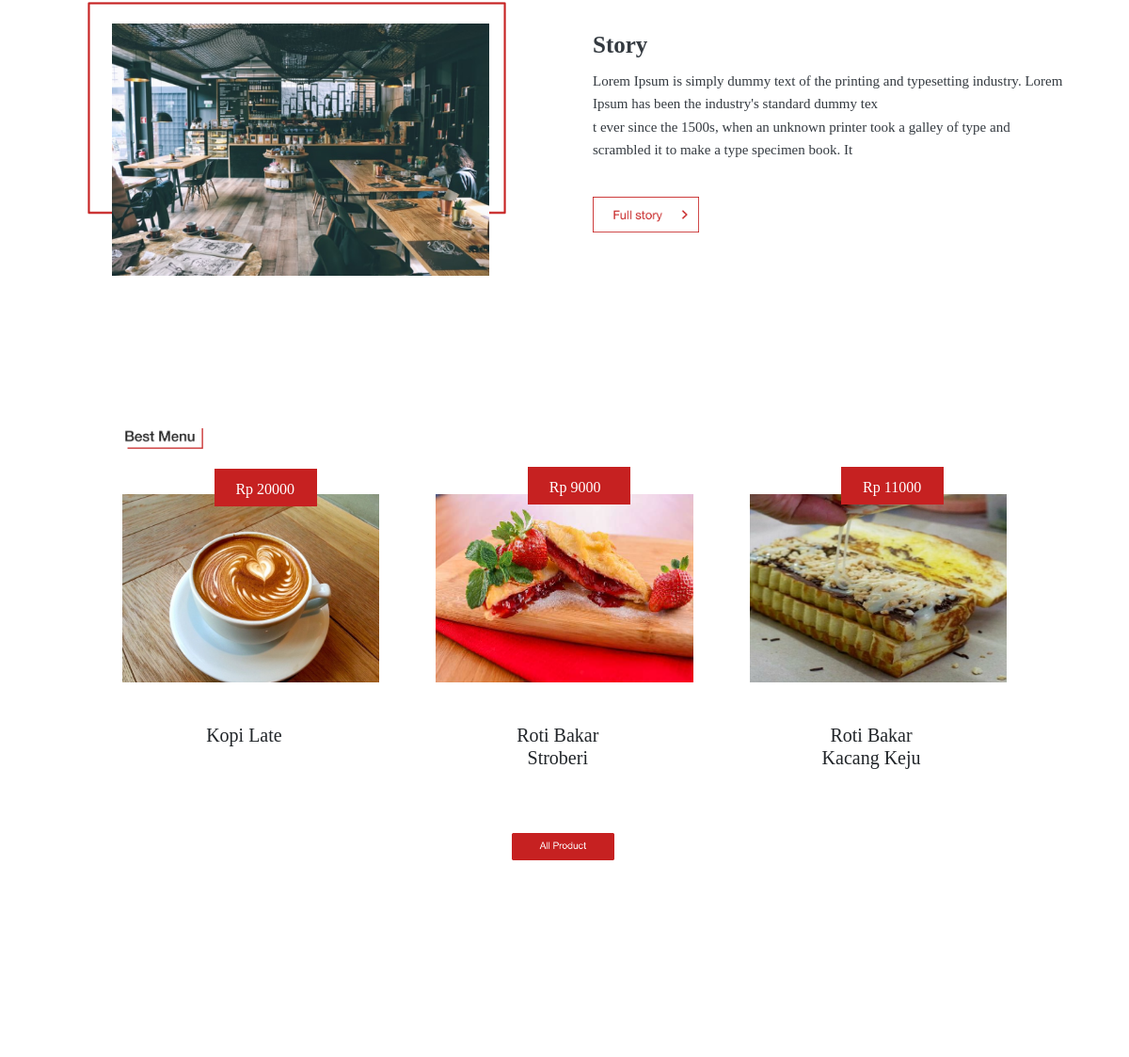
Before: / (middle part) with the older database file.
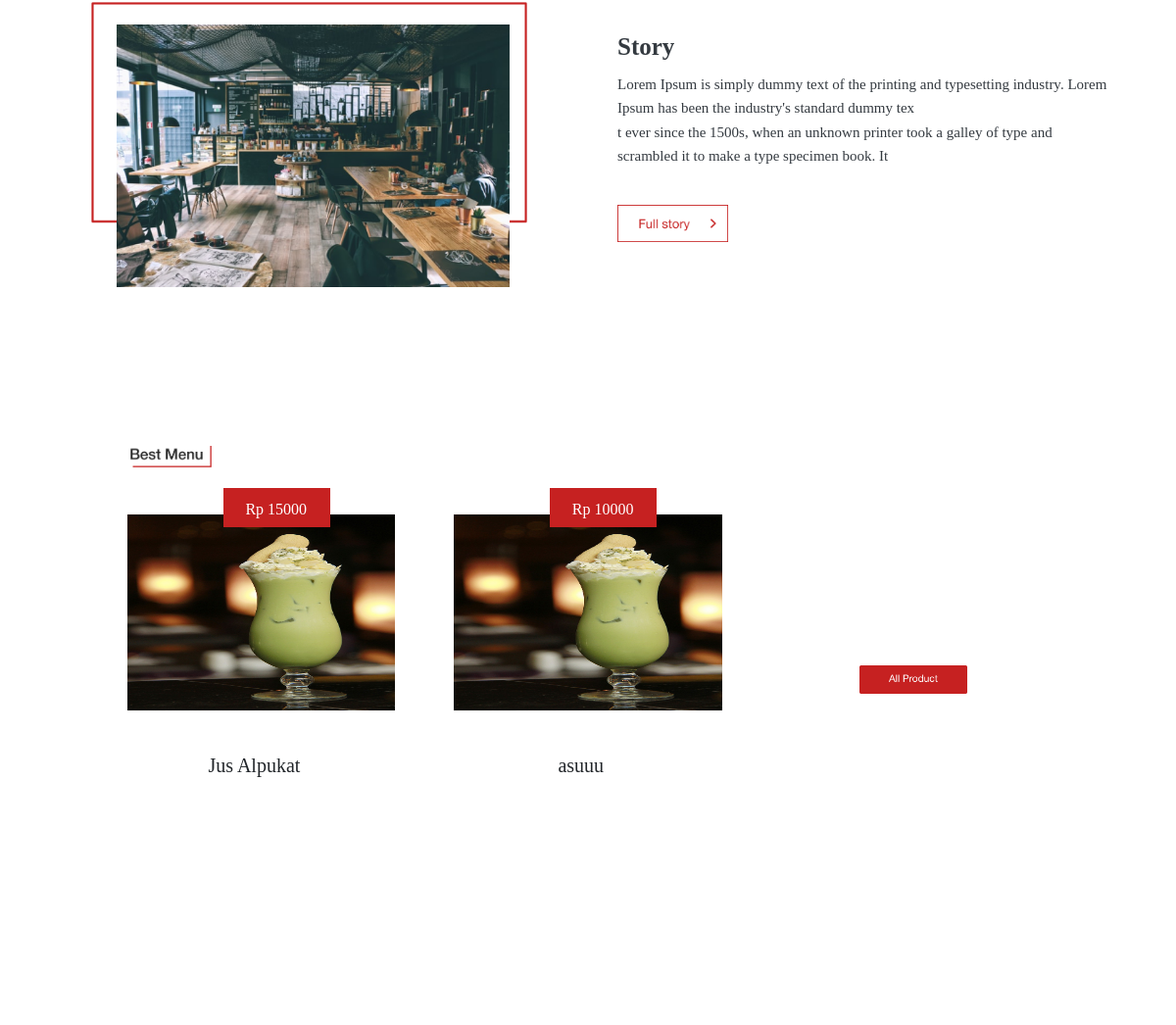
After: the same page with the newer database file.
### tables this page shows
CREATE TABLE `product` (
  `product_id` varchar(6) NOT NULL,
  `product_name` varchar(40) DEFAULT NULL,
  `product_type` varchar(20) NOT NULL,
  `description` varchar(30) DEFAULT NULL,
  `price` int(30) DEFAULT NULL,
  `product_img` varchar(40) DEFAULT NULL
);

### application/views/bromind/index.php (called while the page is built)
<?php
require_once('asset/header.php');
if($isi){ $this->load->view($isi); }
require_once('asset/footer.php');
?>

### application/controllers/landing_page.php (called while the page is built, shortened)
<?php
class landing_page extends CI_Controller
{
	function __construct()
	{
		$this->load->model('data_bromind','bro');
		$this->load->model('Employee_model','employe');
	}
	public function index()
	{
		$kd_user = $this->session->kd_user;
		$data['judul'] = 'Landing Page';
		$data['isi'] = 'bromind/content';
		$data['modal'] = 'bromind/asset/modal';
		$data['page'] = $this->bro->get('page');
		$data['promo'] = $this->bro->get('promo');
		$data['website'] = $this->bro->get('website');
		$data['product'] = $this->bro->new_product();
		$data['cart'] = $this->bro->cart($kd_user);
		$data['total_cart'] = $this->bro->total_cart();
		$this->load->view('bromind/index',$data);
	}
}

### index.php (called while the page is built, shortened)
<?php
require_once BASEPATH.'core/CodeIgniter.php';

### application/models/data_bromind.php (called while the page is built, shortened)
<?php
class data_bromind extends CI_Model
{
	public function new_product()
	{
		return $this->db->query("SELECT * FROM product ORDER BY product_id desc limit 3")->result();
	}
}

### application/views/bromind/content.php (the view, shortened to what this page needs)
<section class="jumbotron jumbotron-fluid bg-transparent" id="Story">
	<div class="container mt-5">
		<div class="row">
			<div class="col-sm-9 col-xl-5 right margin-auto col-md-6 m-auto" id="Group_121">
				<img src="<?= base_url('assets/');?>bromind_style/img/Group 121.png" class="w-100">
			</div>
			<div class="col-sm-12 col-xl-6 col-md-5" id="story">
				<div class="col-xl-12">
					<h2 class="text-dark"><b>Story</b></h2>
					<font class="text-dark isi">Lorem Ipsum is simply dummy text of the printing and typesetting industry. Lorem Ipsum has been the industry's standard dummy tex<br>t ever since the 1500s, when an unknown printer took a galley of type and<br>scrambled it to make a type specimen book. It </font>
				</div>
				<div class="col-xl-4 col-5 col-sm-3 mt-3 col-md-5 margin-left-d" id="button-story">
					<a href="<?= base_url('landing_page/story');?>">
						<img src="<?= base_url('assets/');?>bromind_style/img/Group 81.png" class="w-100">
					</a>
				</div>
			</div>
		</div>
	</div>
</section>
<section class="jumbotron jumbotron-fluid bg-transparent" id="Produk">
	<div class="container col-10">
		<div class="col-5 col-sm-3 col-xl-2" id="best-menu">
			<img src="<?= base_url('assets/');?>bromind_style/img/Group 122.png" class="w-100">
		</div>
		<div class="row mt-5">
			<?php
			foreach ($product as $p) :?>
				<div class="form-group col-xl-4 col-md-12">
					<div class="col-xl-12 col-md-7 col-12 produk margin-auto">
						<div class="harga"><h5 class="text-center mt-1 text-white">Rp <?= $p->price;?></h5></div>
						<div class="image-prduk margin-auto">
							<img src="<?= base_url('assets/');?>bromind_style/img-product/<?= $p->product_img;?>" class="w-100">
						</div>
						<div class="card-body mt-4 col-12 text-center col-md-12 col-xl-6 margin-auto" id="name_produk">
							<h3 class="noto-sans6"><?= $p->product_name;?></h3>
						</div>
					</div>
				</div>
			<?php endforeach ?>
			<div class="col-6 col-xl-2 col-sm-4 col-md-3 m-auto" id="all-produk">
				<a href="<?= base_url('landing_page/menu');?>">
					<img src="<?= base_url('assets/');?>bromind_style/img/Group 123.png" class="w-100 mt-4">
				</a>
			</div>
		</div>
	</div>
</section>
<section class="jumbotron jumbotron-fluid bg-transparent mt-5" id="Promo">
</section>

### application/views/bromind/asset/header.php (shortened to what this page needs)
<!DOCTYPE html>
<html lang="en">
<head>
    <link rel="stylesheet" type="text/css" href="<?= base_url('assets/');?>bootstrap-4.5.0/css/bootstrap.css">
    <link rel="stylesheet" type="text/css" href="<?= base_url('assets/');?>bromind_style/css/custom.css?v=4.0">
    <link rel="stylesheet" href="https://pro.fontawesome.com/releases/v5.10.0/css/all.css" />
    <link rel="stylesheet" href="<?= base_url('assets/');?>bootstrap-4.5.0/css/bootstrap.min.css">
</head>
<body>

### application/views/bromind/asset/footer.php (shortened to what this page needs)
</body>
</html>

### assets/bromind_style/css/style.css (style rules this page uses)
* { transition: all; transition-duration: 0.2s; margin: 0px; }
h1,h2,h3,h4,h5,h6 { font-family: "HelveticaNeueLTStd-Light"; }
body { font-family: "HelveticaNeueLTStd-Light"; }
.harga { width: 40%; height: 40px; background-color: #C62121; position: absolute; top: -9%; left: 55.5%; }

### assets/bromind_style/css/responsive.css (style rules this page uses)
@media only screen and (min-width: 350px) { .image-prduk img { height: 200px; } }
@media only screen and (min-width: 350px) { .margin-auto { margin: auto; } }
@media only screen and (min-width: 350px) { #name_produk h3 { font-size: 20px; } }
@media only screen and (min-width: 350px) { .harga { width: 37%; margin-left: 2.5%; } }
@media only screen and (min-width: 350px) { .harga h5 { font-size: 18px; margin-top: .5rem !important; } }
@media only screen and (min-width: 350px) { #story .isi, #location .nunito2 { font-size: 15px; } }
@media only screen and (min-width: 350px) { .facilities h3, #story b, #location h3 { margin-left: 0; font-size: 25px; } }
@media only screen and (min-width: 350px) { #story { margin-left: 0; } }
@media only screen and (min-width: 350px) { #story, #location { margin-top: 1.5rem; } }
@media only screen and (min-width: 410px) { .harga { left: 56.2%; } }
@media screen and (min-width: 576px) { .card-body { padding: 26px 38px; } }
@media only screen and (min-width: 768px) { #gopay img, #ovo img, #all-produk img { width: 75% !important; margin-left: 12%; } }
@media only screen and (min-width: 768px) { .margin-auto { margin: auto; } }
@media only screen and (min-width: 768px) { #button-story img, #button-maps img { width: 100% !important; } }
@media screen and (min-width: 992px) { .card-body { padding: 42px 0 0 80px; } }
@media screen and (min-width: 1024px) { #button-story img { margin-top: 15%; } }
@media screen and (min-width: 1024px) { #name_produk h3 { margin-left: -15%; } }
@media screen and (min-width: 1024px) { .harga { width: 23%; left: 48.1%; } }
@media screen and (min-width: 1024px) { .harga h5 { margin-left: 6%; } }
@media screen and (min-width: 1024px) { #best-menu img { width: 65% !important; } }
@media screen and (min-width: 1200px) { #all-produk img { width: 80% !important; margin-left: 9%; } }
@media screen and (min-width: 1200px) { .harga { left: 34.6%; width: 36%; } }
@media screen and (min-width: 1200px) { .harga h5 { font-size: 16px; position: absolute; top: 9%; left: 15%; } }
@media screen and (min-width: 1200px) { #button-story img { width: 75% !important; } }

### application/views/bromind/asset/header.php (style rules this page uses)
#story h2, #story .isi, #story_page, .harga, #name_produk h3, .gopay, .ovo, #location h3, .navbar #list, .navbar #cart-lang, #foll h4, #loc h4 { font-family: "HelveticaNeueLTStd-Light"; }

Changed rows visible on the page:
removed product: price "20000", product_img (picture), product_name "Kopi Late"
removed product: price "9000", product_img (picture), product_name "Roti Bakar Stroberi"
removed product: price "11000", product_img (picture), product_name "Roti Bakar Kacang Keju"
added product: price "15000", product_img (picture), product_name "Jus Alpukat"
added product: price "10000", product_img (picture), product_name "asuuu"
